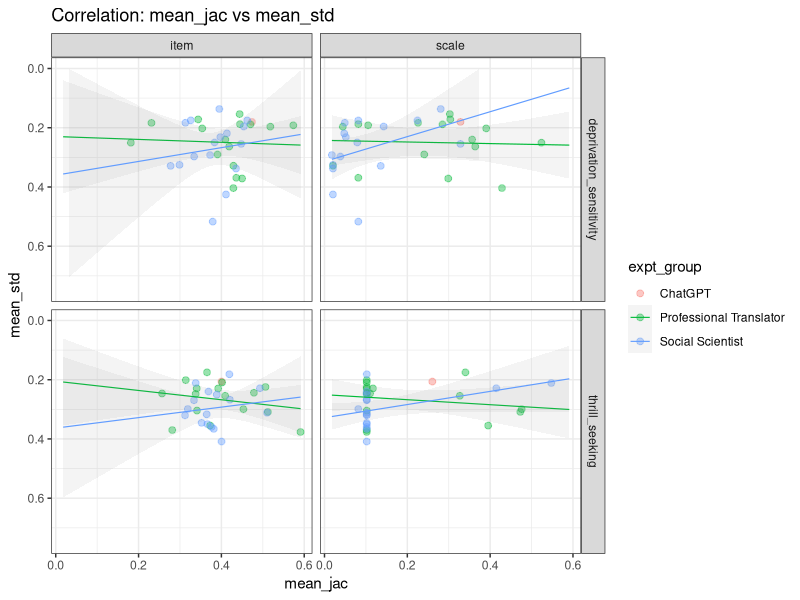
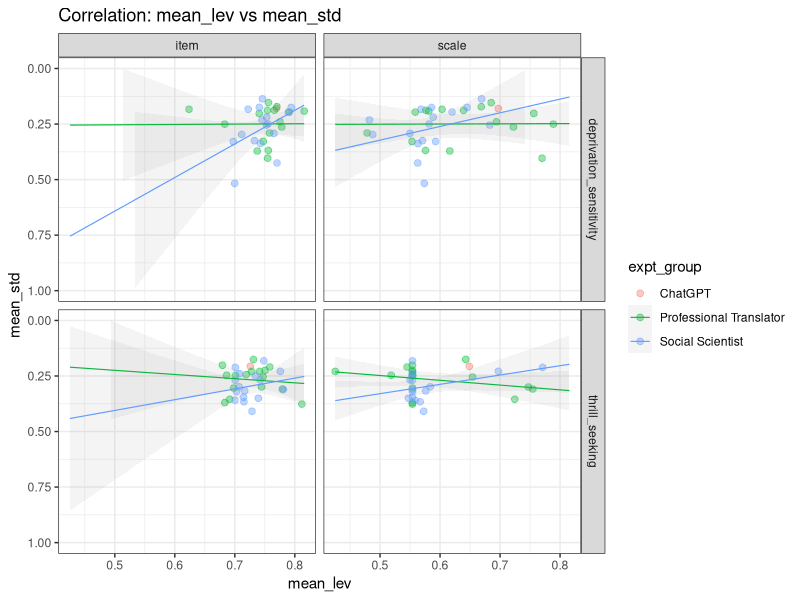

Reproduce these figures in R, in order.
## ---- chunk 1
library(readxl)
library(tidyverse)

## ---- chunk 2

all_distance <- read_excel("data/all_distance.xlsx") %>%
  select(translater_label, std_mean_dist, type, scale, ps, expt_group, anony_label) %>%
  filter(str_starts(type, "deprivation") | str_starts(type, "thrill")) %>%
  mutate(translater_label= replace(translater_label, translater_label == 'P41_ChatGPT', 'ChatGPT'))


## ---- chunk 3

all_distance <- all_distance %>% 
  filter(translater_label != "official_translation"& translater_label != "EN")%>%
  mutate(page = case_when(
    grepl("deprivation", type, ignore.case = TRUE) ~ "deprivation_sensitivity",
    grepl("thrill", type, ignore.case = TRUE) ~ "thrill_seeking",
    TRUE ~ NA_character_
  )) %>% 
  mutate(expt_group= replace(expt_group, expt_group == 'Others', 'ChatGPT'))

## ---- chunk 4

distance <- all_distance %>% 
  group_by(translater_label, page)%>%
  summarise(mean_std=mean(std_mean_dist),
        median_std=median(std_mean_dist),
        expt_group=first(expt_group))
  
## ---- chunk 5

jaccard_long <- read_excel("data/jaccard_long.xlsx")%>%
  filter(page=="deprivation_sensitivity"|page=="thrill_seeking")
levenshtein_long <- read_excel("data/levenshtein_long.xlsx")%>%
  filter(page=="deprivation_sensitivity"|page=="thrill_seeking")

## ---- chunk 6

jaccard <- jaccard_long %>% 
  group_by(variable, page, format)%>%
  summarise(mean_jac=mean(value),
        median_jac=median(value))

## ---- chunk 7

levenshtein <- levenshtein_long %>% 
  group_by(variable, page, format)%>%
  summarise(mean_lev=mean(value, na.rm=T),
        median_lev=median(value, na.rm=T))

## ---- chunk 8

dt <-left_join(jaccard, levenshtein)
dt <-left_join(dt,distance, by=c("variable"="translater_label","page"="page"))

## ---- chunk 9

dt %>%
  group_by(format, page, expt_group) %>%
  summarise(
    cor_jac_std = cor(mean_jac, mean_std, use = "complete.obs"),
    cor_lev_std = cor(mean_lev, mean_std, use = "complete.obs")
  )

## ---- chunk 10

library(boot)

# --- bootstrap function for correlation ---
boot_cor <- function(data, indices, var1, var2) {
  d <- data[indices, ]
  r <- suppressWarnings(cor(d[[var1]], d[[var2]], use = "complete.obs"))
  if (is.na(r)) r <- 0
  return(r)
}

# --- wrapper for bootstrap + CI ---
get_boot_ci <- function(data, var1, var2, R = 1000) {
  if (nrow(data) < 4) {
    return(tibble(cor = NA_real_, ci_low = NA_real_, ci_high = NA_real_))
  }
  b <- boot(data, statistic = boot_cor, R = R, var1 = var1, var2 = var2)
  ci <- tryCatch(boot.ci(b, type = "perc"), error = function(e) NULL)
  
  if (!is.null(ci)) {
    tibble(
      cor = mean(b$t, na.rm = TRUE),
      ci_low = ci$percent[4],
      ci_high = ci$percent[5]
    )
  } else {
    tibble(cor = NA_real_, ci_low = NA_real_, ci_high = NA_real_)
  }
}

# --- run only for social scientists & professional translators ---
boot_results <- dt %>%
  filter(expt_group %in% c("Professional Translator", "Social Scientist")) %>%
  group_by(format, page, expt_group) %>%
  group_modify(~ bind_rows(
    get_boot_ci(.x, "mean_jac", "mean_std") %>% mutate(metric = "jac_std"),
    get_boot_ci(.x, "mean_lev", "mean_std") %>% mutate(metric = "lev_std")
  )) %>%
  ungroup()


## ---- chunk 11

boot_results

## ---- chunk 12

ggplot(dt, aes(x = mean_jac, y = mean_std, color = expt_group)) +
  geom_point(alpha=0.4, size=2) +
  geom_smooth(method = "lm", se = T, alpha = .10, fullrange = TRUE,  size=0.4) +
  facet_grid(page ~ format) +
  labs(title = "Correlation: mean_jac vs mean_std") +
  theme_bw()+
  scale_y_reverse() + ylim(c(0.75, 0)) 

## ---- chunk 13

ggplot(dt, aes(x = mean_lev, y = mean_std, color = expt_group)) +
  geom_point(alpha=0.4, size=2) +
  geom_smooth(method = "lm", se = T, alpha = .10, fullrange = TRUE,  size=0.4) +
  facet_grid(page ~ format) +
  labs(title = "Correlation: mean_lev vs mean_std") +
  theme_bw()+
  scale_y_reverse() + ylim(c(1, 0)) 

## ---- chunk 14


## ---- chunk 15


## ---- chunk 16


## ---- chunk 17


## ---- chunk 18


## ---- chunk 19


## ---- chunk 20


## ---- chunk 21


